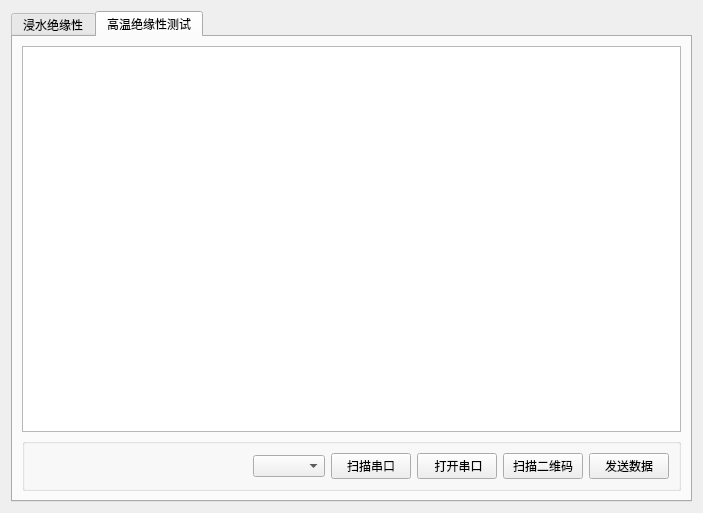
<?xml version="1.0" encoding="UTF-8"?>
<ui version="4.0">
 <class>Test</class>
 <widget class="QWidget" name="Test">
  <property name="geometry">
   <rect>
    <x>0</x>
    <y>0</y>
    <width>703</width>
    <height>513</height>
   </rect>
  </property>
  <property name="windowTitle">
   <string>Form</string>
  </property>
  <layout class="QVBoxLayout" name="verticalLayout">
   <item>
    <widget class="QTabWidget" name="tabWidget">
     <property name="currentIndex">
      <number>1</number>
     </property>
     <widget class="QWidget" name="tab">
      <attribute name="title">
       <string>浸水绝缘性</string>
      </attribute>
      <layout class="QVBoxLayout" name="verticalLayout_2">
       <item>
        <widget class="QTableWidget" name="tableWidget"/>
       </item>
       <item>
        <widget class="QWidget" name="widget" native="true">
         <layout class="QHBoxLayout" name="horizontalLayout">
          <item>
           <spacer name="horizontalSpacer">
            <property name="orientation">
             <enum>Qt::Horizontal</enum>
            </property>
            <property name="sizeHint" stdset="0">
             <size>
              <width>40</width>
              <height>20</height>
             </size>
            </property>
           </spacer>
          </item>
          <item>
           <widget class="QPushButton" name="pushButton_5">
            <property name="text">
             <string>扫描串口</string>
            </property>
           </widget>
          </item>
          <item>
           <widget class="QComboBox" name="comboBox"/>
          </item>
          <item>
           <widget class="QPushButton" name="pushButton_6">
            <property name="text">
             <string>打开串口</string>
            </property>
           </widget>
          </item>
          <item>
           <widget class="QPushButton" name="pushButton_3">
            <property name="text">
             <string>加载数据</string>
            </property>
           </widget>
          </item>
          <item>
           <widget class="QPushButton" name="pushButton">
            <property name="text">
             <string>扫描二维码</string>
            </property>
           </widget>
          </item>
          <item>
           <widget class="QPushButton" name="pushButton_2">
            <property name="text">
             <string>发送数据</string>
            </property>
           </widget>
          </item>
         </layout>
        </widget>
       </item>
      </layout>
     </widget>
     <widget class="QWidget" name="tab_2">
      <attribute name="title">
       <string>高温绝缘性测试</string>
      </attribute>
      <layout class="QVBoxLayout" name="verticalLayout_3">
       <item>
        <widget class="QTableWidget" name="tableWidget_2"/>
       </item>
       <item>
        <widget class="QGroupBox" name="groupBox_2">
         <property name="title">
          <string/>
         </property>
         <layout class="QHBoxLayout" name="horizontalLayout_2">
          <item>
           <spacer name="horizontalSpacer_2">
            <property name="orientation">
             <enum>Qt::Horizontal</enum>
            </property>
            <property name="sizeHint" stdset="0">
             <size>
              <width>476</width>
              <height>20</height>
             </size>
            </property>
           </spacer>
          </item>
          <item>
           <widget class="QComboBox" name="comboBox_3"/>
          </item>
          <item>
           <widget class="QPushButton" name="pushButton_7">
            <property name="text">
             <string>扫描串口</string>
            </property>
           </widget>
          </item>
          <item>
           <widget class="QPushButton" name="pushButton_9">
            <property name="text">
             <string> 打开串口</string>
            </property>
           </widget>
          </item>
          <item>
           <widget class="QPushButton" name="pushButton_4">
            <property name="text">
             <string>扫描二维码</string>
            </property>
           </widget>
          </item>
          <item>
           <widget class="QPushButton" name="pushButton_8">
            <property name="text">
             <string>发送数据</string>
            </property>
           </widget>
          </item>
         </layout>
        </widget>
       </item>
      </layout>
     </widget>
    </widget>
   </item>
  </layout>
 </widget>
 <resources/>
 <connections/>
</ui>
